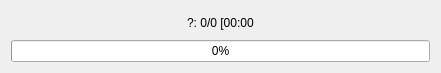
<?xml version="1.0" encoding="UTF-8"?>
<ui version="4.0">
 <class>Download</class>
 <widget class="QWidget" name="Download">
  <property name="windowModality">
   <enum>Qt::WindowModality::NonModal</enum>
  </property>
  <property name="geometry">
   <rect>
    <x>0</x>
    <y>0</y>
    <width>441</width>
    <height>73</height>
   </rect>
  </property>
  <property name="windowTitle">
   <string>Fetching dependency...</string>
  </property>
  <property name="windowIcon">
   <iconset resource="assets/icons.qrc">
    <normaloff>:/icon/yt-dlp-gui.ico</normaloff>:/icon/yt-dlp-gui.ico</iconset>
  </property>
  <layout class="QVBoxLayout" name="verticalLayout">
   <item alignment="Qt::AlignmentFlag::AlignHCenter">
    <widget class="QLabel" name="progress_lbl">
     <property name="text">
      <string>?: 0/0 [00:00&lt;?, ?KB/s]</string>
     </property>
    </widget>
   </item>
   <item>
    <widget class="QProgressBar" name="pb">
     <property name="value">
      <number>0</number>
     </property>
    </widget>
   </item>
  </layout>
 </widget>
 <resources>
  <include location="assets/icons.qrc"/>
 </resources>
 <connections/>
</ui>
